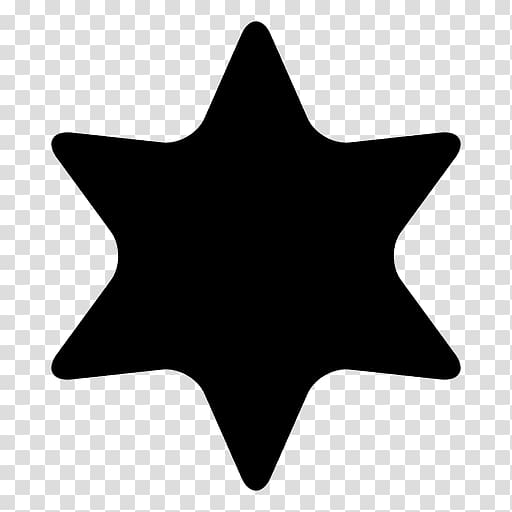
#> input picture openCV-training/data/star1.jpg, 512 x 512 px
$ python contours_defect.py
#> lines starting #> are read from the running program, lines starting #| are printed output that depends on the picture; after the words box and inside, x2 and y2 are one past the last pixel; in counts of white or black regions, pixels touching at a corner belong together; long printed decimals are rounded
import cv2 as cv
import numpy as np

img = cv.imread('data/star1.jpg')
#> img is the input picture: shape (512, 512, 3); min 0, max 255, mean 150.1
img_gray = cv.cvtColor(img, cv.COLOR_BGR2GRAY)
ret, thresh = cv.threshold(img_gray, 127, 255, 0)
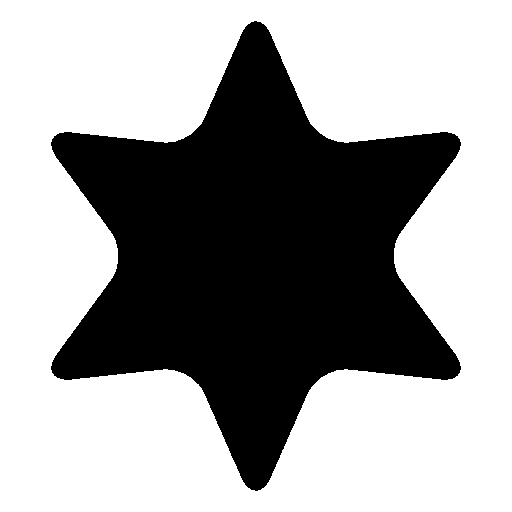
#> thresh: shape (512, 512); 62.9% white; 1 black region
contours, hierarchy = cv.findContours(thresh, 1, 2)
#> contours = 2 contours; box (x1, y1, x2, y2) and area: (0, 0, 512, 512) 261121, (50, 20, 462, 492) 97918
cnt = contours[0]
#> cnt = contour of 809 points, box (x1, y1, x2, y2) (50, 20, 462, 492), area 97918

dist = cv.pointPolygonTest(cnt, (100, 250), True)
#> dist = -16.28
print('Distance:', dist)
#| Distance: -16.279

hull = cv.convexHull(cnt, returnPoints=False)
#> hull = 28 values from 1 to 808
defects = cv.convexityDefects(cnt, hull)
#> defects = 22 rows, first 6: [808, 1, 0, 162], [2, 4, 3, 186], [4, 134, 97, 17270], [134, 136, 135, 142], [137, 139, 138, 142], [139, 141, 140, 162]

cv.circle(img, (100, 250), 5, [255, 255, 0], -1)
#> img: shape (512, 512, 3); 0.03% of pixels changed, all inside (x1, y1, x2, y2) = (95, 245, 106, 256)

for i in range(defects.shape[0]):
    s, e, f, d = defects[i, 0]
    start = tuple(cnt[s][0])
    end = tuple(cnt[e][0])
    far = tuple(cnt[f][0])

    cv.line(img, start, end, [0, 255, 0], 2)
    cv.circle(img, far, 5, [0, 0, 255], -1)
#> this loop made 22 passes
#> (s, e, f, d, start, end, far) on passes 1 to 12: (808, 1, 0, 162, (251, 21), (254, 20), (253, 21)), (2, 4, 3, 186, (256, 20), (260, 21), (257, 21)), (4, 134, 97, 17270, (260, 21), (454, 133), (326, 137)), (134, 136, 135, 142, (454, 133), (457, 135), (456, 135)), (137, 139, 138, 142, (458, 136), (460, 139), (458, 137)), (139, 141, 140, 162, (460, 139), (461, 142), (460, 141)), (141, 266, 203, 17152, (461, 142), (461, 369), (394, 248)), (266, 268, 267, 162, (461, 369), (460, 372), (460, 370)), (268, 270, 269, 142, (460, 372), (458, 375), (458, 374)), (271, 273, 272, 142, (457, 376), (454, 378), (456, 376)), (273, 401, 314, 17245, (454, 378), (260, 490), (321, 377)), (401, 403, 402, 162, (260, 490), (257, 491), (258, 490))
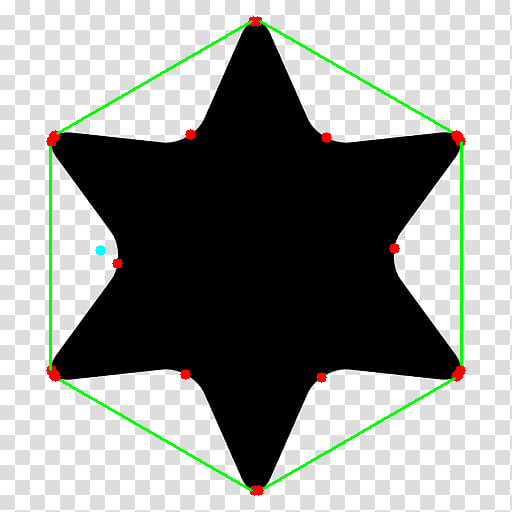
#> img: shape (512, 512, 3); mean B, G, R 146, 149.7, 147.2

cv.imshow('img', img)
cv.waitKey(0)


img1 = cv.imread('data/star1.jpg', 0)
img2 = cv.imread('data/lightning.jpg', 0)
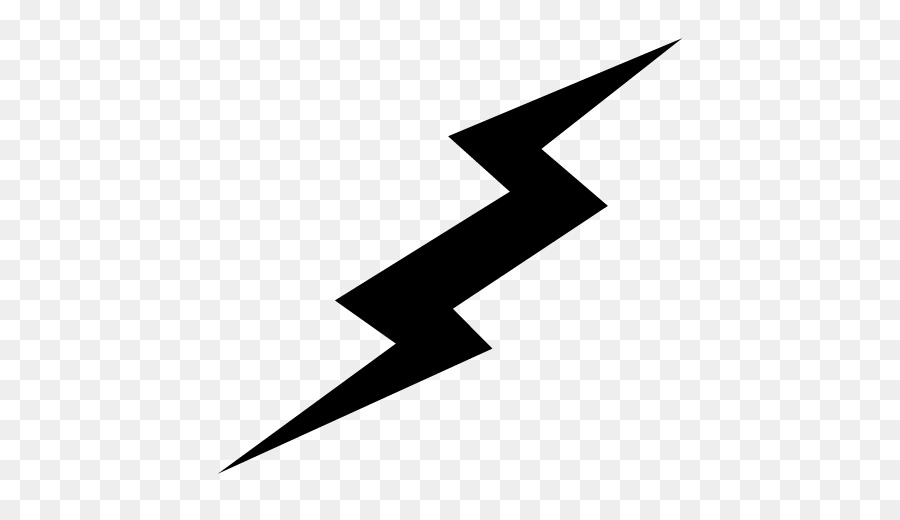
#> input picture openCV-training/data/lightning.jpg, 900 x 520 px
#> img2 is the input picture: shape (520, 900); min 0, max 255, mean 228.2

ret, thresh1 = cv.threshold(img1, 127, 255, 0)
ret, thresh2 = cv.threshold(img2, 127, 255, 0)
#> thresh2: shape (520, 900); 92.6% white; 1 black region

contours, hierarchy = cv.findContours(thresh1, 2, 1)
cnt1 = contours[0]
#> cnt1 = contour of 2044 points, box (x1, y1, x2, y2) (0, 0, 512, 512), area 261121
contours, hierarchy = cv.findContours(thresh2, 2, 1)
#> contours = 4 contours, 2 with area under 20; largest, box (x1, y1, x2, y2) and area: (0, 0, 900, 520) 466581, (220, 39, 680, 473) 35411
cnt2 = contours[1]
#> cnt2 = [[219, 472], [220, 471], [221, 472], [220, 473]]

ret = cv.matchShapes(cnt1, cnt2, 1, 0.0)
#> ret = 2.61e-11
print('Match shapes:', ret)
#| Match shapes: 2.609246152474043e-11


cv.destroyAllWindows()
